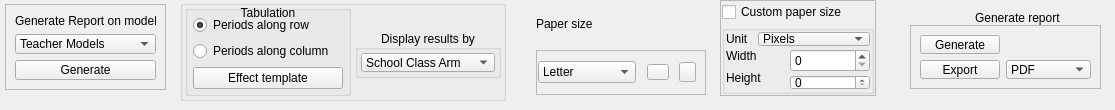
             <widget class="QWidget" name="tab_2">
              <attribute name="title">
               <string>Generate  Reports</string>
              </attribute>
              <widget class="QFrame" name="frame_8">
               <property name="geometry">
                <rect>
                 <x>910</x>
                 <y>25</y>
                 <width>191</width>
                 <height>64</height>
                </rect>
               </property>
               <property name="frameShape">
                <enum>QFrame::StyledPanel</enum>
               </property>
               <property name="frameShadow">
                <enum>QFrame::Raised</enum>
               </property>
               <layout class="QGridLayout" name="gridLayout_8">
                <item row="1" column="0">
                 <widget class="QPushButton" name="pushButton_32">
                  <property name="text">
                   <string>Export</string>
                  </property>
                 </widget>
                </item>
                <item row="1" column="1">
                 <widget class="QComboBox" name="comboBox_17">
                  <property name="sizeAdjustPolicy">
                   <enum>QComboBox::AdjustToContents</enum>
                  </property>
                  <item>
                   <property name="text">
                    <string>PDF</string>
                   </property>
                  </item>
                  <item>
                   <property name="text">
                    <string>MS Word Document</string>
                   </property>
                  </item>
                  <item>
                   <property name="text">
                    <string>HTML</string>
                   </property>
                  </item>
                 </widget>
                </item>
                <item row="0" column="0">
                 <widget class="QPushButton" name="pushButton_6">
                  <property name="text">
                   <string>Generate</string>
                  </property>
                 </widget>
                </item>
               </layout>
              </widget>
              <widget class="QGroupBox" name="groupBox_43">
               <property name="geometry">
                <rect>
                 <x>180</x>
                 <y>0</y>
                 <width>326</width>
                 <height>101</height>
                </rect>
               </property>
               <property name="title">
                <string/>
               </property>
               <widget class="QGroupBox" name="groupBox_60">
                <property name="geometry">
                 <rect>
                  <x>5</x>
                  <y>5</y>
                  <width>166</width>
                  <height>91</height>
                 </rect>
                </property>
                <property name="toolTip">
                 <string>&lt;html&gt;&lt;head/&gt;&lt;body&gt;&lt;p&gt;The buttons within describe the orientation of the table generated by the timetable, whether: The periods should lie along the rows with class arms lying along the columns or the periods lie along the columns, with class arms lying across the columns.&lt;/p&gt;&lt;/body&gt;&lt;/html&gt;</string>
                </property>
                <property name="title">
                 <string/>
                </property>
                <widget class="QLabel" name="label_102">
                 <property name="geometry">
                  <rect>
                   <x>10</x>
                   <y>0</y>
                   <width>146</width>
                   <height>16</height>
                  </rect>
                 </property>
                 <property name="toolTip">
                  <string>&lt;html&gt;&lt;head/&gt;&lt;body&gt;&lt;p&gt;Select Template with which the output pages will be rendered.&lt;/p&gt;&lt;/body&gt;&lt;/html&gt;</string>
                 </property>
                 <property name="text">
                  <string>Tabulation</string>
                 </property>
                 <property name="alignment">
                  <set>Qt::AlignCenter</set>
                 </property>
                 <property name="wordWrap">
                  <bool>true</bool>
                 </property>
                </widget>
                <widget class="QGroupBox" name="groupBox_57">
                 <property name="geometry">
                  <rect>
                   <x>6</x>
                   <y>5</y>
                   <width>154</width>
                   <height>86</height>
                  </rect>
                 </property>
                 <property name="toolTip">
                  <string/>
                 </property>
                 <property name="styleSheet">
                  <string notr="true">QGroupBox{
	border:none;
}</string>
                 </property>
                 <property name="title">
                  <string/>
                 </property>
                 <layout class="QVBoxLayout" name="verticalLayout_45">
                  <property name="spacing">
                   <number>3</number>
                  </property>
                  <property name="leftMargin">
                   <number>2</number>
                  </property>
                  <property name="topMargin">
                   <number>2</number>
                  </property>
                  <property name="rightMargin">
                   <number>2</number>
                  </property>
                  <property name="bottomMargin">
                   <number>2</number>
                  </property>
                  <item>
                   <widget class="QRadioButton" name="radioButton">
                    <property name="text">
                     <string>Periods along row</string>
                    </property>
                    <property name="checked">
                     <bool>true</bool>
                    </property>
                   </widget>
                  </item>
                  <item>
                   <widget class="QRadioButton" name="radioButton_2">
                    <property name="text">
                     <string>Periods along column</string>
                    </property>
                   </widget>
                  </item>
                  <item>
                   <widget class="QPushButton" name="pushButton_9">
                    <property name="text">
                     <string>Effect template</string>
                    </property>
                   </widget>
                  </item>
                 </layout>
                </widget>
               </widget>
               <widget class="QGroupBox" name="groupBox_38">
                <property name="geometry">
                 <rect>
                  <x>175</x>
                  <y>30</y>
                  <width>146</width>
                  <height>48</height>
                 </rect>
                </property>
                <property name="title">
                 <string>Display results by</string>
                </property>
                <property name="alignment">
                 <set>Qt::AlignCenter</set>
                </property>
                <layout class="QVBoxLayout" name="verticalLayout_28">
                 <property name="spacing">
                  <number>2</number>
                 </property>
                 <property name="leftMargin">
                  <number>3</number>
                 </property>
                 <property name="topMargin">
                  <number>3</number>
                 </property>
                 <property name="rightMargin">
                  <number>3</number>
                 </property>
                 <property name="bottomMargin">
                  <number>3</number>
                 </property>
                 <item>
                  <widget class="QComboBox" name="comboBox_7">
                   <item>
                    <property name="text">
                     <string>School Class Arm</string>
                    </property>
                   </item>
                   <item>
                    <property name="text">
                     <string>Day</string>
                    </property>
                   </item>
                   <item>
                    <property name="text">
                     <string>Teacher</string>
                    </property>
                   </item>
                  </widget>
                 </item>
                </layout>
               </widget>
              </widget>
              <widget class="QFrame" name="frame_21">
               <property name="geometry">
                <rect>
                 <x>535</x>
                 <y>0</y>
                 <width>181</width>
                 <height>96</height>
                </rect>
               </property>
               <layout class="QVBoxLayout" name="verticalLayout_53">
                <property name="spacing">
                 <number>4</number>
                </property>
                <property name="leftMargin">
                 <number>1</number>
                </property>
                <property name="topMargin">
                 <number>1</number>
                </property>
                <property name="rightMargin">
                 <number>1</number>
                </property>
                <property name="bottomMargin">
                 <number>1</number>
                </property>
                <item>
                 <widget class="QLabel" name="label_117">
                  <property name="text">
                   <string>Paper size</string>
                  </property>
                  <property name="alignment">
                   <set>Qt::AlignLeading|Qt::AlignLeft|Qt::AlignVCenter</set>
                  </property>
                 </widget>
                </item>
                <item>
                 <widget class="QFrame" name="frame_3">
                  <property name="maximumSize">
                   <size>
                    <width>170</width>
                    <height>16777215</height>
                   </size>
                  </property>
                  <property name="frameShape">
                   <enum>QFrame::StyledPanel</enum>
                  </property>
                  <property name="frameShadow">
                   <enum>QFrame::Raised</enum>
                  </property>
                  <layout class="QHBoxLayout" name="horizontalLayout_27">
                   <property name="spacing">
                    <number>3</number>
                   </property>
                   <property name="leftMargin">
                    <number>1</number>
                   </property>
                   <property name="topMargin">
                    <number>1</number>
                   </property>
                   <property name="rightMargin">
                    <number>1</number>
                   </property>
                   <property name="bottomMargin">
                    <number>1</number>
                   </property>
                   <item>
                    <widget class="QComboBox" name="comboBox">
                     <item>
                      <property name="text">
                       <string>Letter</string>
                      </property>
                     </item>
                     <item>
                      <property name="text">
                       <string>Legal</string>
                      </property>
                     </item>
                     <item>
                      <property name="text">
                       <string>Executive</string>
                      </property>
                     </item>
                     <item>
                      <property name="text">
                       <string>A4</string>
                      </property>
                     </item>
                     <item>
                      <property name="text">
                       <string>A3</string>
                      </property>
                     </item>
                    </widget>
                   </item>
                   <item>
                    <widget class="QFrame" name="frame_21">
                     <property name="maximumSize">
                      <size>
                       <width>65</width>
                       <height>16777215</height>
                      </size>
                     </property>
                     <layout class="QHBoxLayout" name="horizontalLayout_28">
                      <property name="spacing">
                       <number>3</number>
                      </property>
                      <property name="leftMargin">
                       <number>1</number>
                      </property>
                      <property name="topMargin">
                       <number>1</number>
                      </property>
                      <property name="rightMargin">
                       <number>1</number>
                      </property>
                      <property name="bottomMargin">
                       <number>1</number>
                      </property>
                      <item>
                       <widget class="QPushButton" name="pushButton_37">
                        <property name="maximumSize">
                         <size>
                          <width>22</width>
                          <height>16</height>
                         </size>
                        </property>
                        <property name="toolTip">
                         <string>Landscape mode</string>
                        </property>
                        <property name="text">
                         <string/>
                        </property>
                        <property name="icon">
                         <iconset>
                          <normaloff>../Icons-mine/Effects/landscape.png</normaloff>../Icons-mine/Effects/landscape.png</iconset>
                        </property>
                        <property name="iconSize">
                         <size>
                          <width>22</width>
                          <height>16</height>
                         </size>
                        </property>
                       </widget>
                      </item>
                      <item>
                       <widget class="QPushButton" name="pushButton_48">
                        <property name="maximumSize">
                         <size>
                          <width>17</width>
                          <height>20</height>
                         </size>
                        </property>
                        <property name="toolTip">
                         <string>&lt;html&gt;&lt;head/&gt;&lt;body&gt;&lt;p&gt;&lt;span style=&quot; font-size:8pt;&quot;&gt;Portrait mode&lt;/span&gt;&lt;/p&gt;&lt;/body&gt;&lt;/html&gt;</string>
                        </property>
                        <property name="text">
                         <string/>
                        </property>
                        <property name="icon">
                         <iconset>
                          <normaloff>../Icons-mine/Effects/portrait.png</normaloff>../Icons-mine/Effects/portrait.png</iconset>
                        </property>
                        <property name="iconSize">
                         <size>
                          <width>20</width>
                          <height>20</height>
                         </size>
                        </property>
                       </widget>
                      </item>
                     </layout>
                    </widget>
                   </item>
                  </layout>
                 </widget>
                </item>
               </layout>
              </widget>
              <widget class="QFrame" name="frame_7">
               <property name="geometry">
                <rect>
                 <x>720</x>
                 <y>0</y>
                 <width>156</width>
                 <height>96</height>
                </rect>
               </property>
               <property name="frameShape">
                <enum>QFrame::StyledPanel</enum>
               </property>
               <property name="frameShadow">
                <enum>QFrame::Raised</enum>
               </property>
               <layout class="QVBoxLayout" name="verticalLayout_55">
                <property name="spacing">
                 <number>3</number>
                </property>
                <property name="leftMargin">
                 <number>1</number>
                </property>
                <property name="topMargin">
                 <number>1</number>
                </property>
                <property name="rightMargin">
                 <number>1</number>
                </property>
                <property name="bottomMargin">
                 <number>1</number>
                </property>
                <item>
                 <widget class="QCheckBox" name="checkBox_4">
                  <property name="text">
                   <string>Custom paper size</string>
                  </property>
                 </widget>
                </item>
                <item>
                 <widget class="QGroupBox" name="groupBox_21">
                  <property name="title">
                   <string/>
                  </property>
                  <layout class="QGridLayout" name="gridLayout_7">
                   <property name="leftMargin">
                    <number>1</number>
                   </property>
                   <property name="topMargin">
                    <number>1</number>
                   </property>
                   <property name="rightMargin">
                    <number>1</number>
                   </property>
                   <property name="bottomMargin">
                    <number>1</number>
                   </property>
                   <property name="spacing">
                    <number>3</number>
                   </property>
                   <item row="2" column="0" colspan="2">
                    <widget class="QLabel" name="label_121">
                     <property name="text">
                      <string>Width</string>
                     </property>
                    </widget>
                   </item>
                   <item row="1" column="0">
                    <widget class="QLabel" name="label_123">
                     <property name="text">
                      <string>Unit</string>
                     </property>
                    </widget>
                   </item>
                   <item row="4" column="2">
                    <widget class="QSpinBox" name="spinBox_16">
                     <property name="minimumSize">
                      <size>
                       <width>80</width>
                       <height>0</height>
                      </size>
                     </property>
                    </widget>
                   </item>
                   <item row="2" column="2" rowspan="2">
                    <widget class="QSpinBox" name="spinBox_15">
                     <property name="minimumSize">
                      <size>
                       <width>80</width>
                       <height>0</height>
                      </size>
                     </property>
                     <property name="maximumSize">
                      <size>
                       <width>16777215</width>
                       <height>16777215</height>
                      </size>
                     </property>
                    </widget>
                   </item>
                   <item row="3" column="0" rowspan="2" colspan="2">
                    <widget class="QLabel" name="label_122">
                     <property name="text">
                      <string>Height</string>
                     </property>
                    </widget>
                   </item>
                   <item row="1" column="1" colspan="2">
                    <widget class="QComboBox" name="comboBox_2">
                     <item>
                      <property name="text">
                       <string>Pixels</string>
                      </property>
                     </item>
                     <item>
                      <property name="text">
                       <string>Millimetres</string>
                      </property>
                     </item>
                     <item>
                      <property name="text">
                       <string>Centimetres</string>
                      </property>
                     </item>
                     <item>
                      <property name="text">
                       <string>Inches</string>
                      </property>
                     </item>
                    </widget>
                   </item>
                  </layout>
                 </widget>
                </item>
               </layout>
              </widget>
              <widget class="QLabel" name="label_127">
               <property name="geometry">
                <rect>
                 <x>975</x>
                 <y>10</y>
                 <width>131</width>
                 <height>16</height>
                </rect>
               </property>
               <property name="text">
                <string>Generate report</string>
               </property>
              </widget>
              <widget class="QFrame" name="frame_42">
               <property name="geometry">
                <rect>
                 <x>5</x>
                 <y>4</y>
                 <width>161</width>
                 <height>86</height>
                </rect>
               </property>
               <property name="frameShape">
                <enum>QFrame::StyledPanel</enum>
               </property>
               <property name="frameShadow">
                <enum>QFrame::Raised</enum>
               </property>
               <layout class="QVBoxLayout" name="verticalLayout_52">
                <item>
                 <widget class="QLabel" name="label_69">
                  <property name="text">
                   <string>Generate Report on models</string>
                  </property>
                 </widget>
                </item>
                <item>
                 <widget class="QComboBox" name="comboBox_3">
                  <item>
                   <property name="text">
                    <string>Teacher Models</string>
                   </property>
                  </item>
                  <item>
                   <property name="text">
                    <string>Subject/Course Models</string>
                   </property>
                  </item>
                  <item>
                   <property name="text">
                    <string>Class Models</string>
                   </property>
                  </item>
                 </widget>
                </item>
                <item>
                 <widget class="QPushButton" name="pushButton_3">
                  <property name="text">
                   <string>Generate</string>
                  </property>
                 </widget>
                </item>
               </layout>
              </widget>
             </widget>
